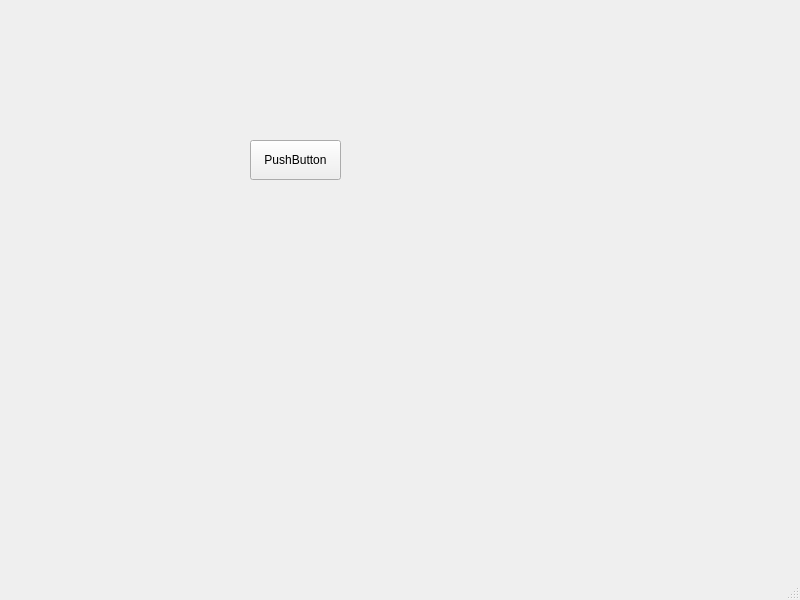
<?xml version="1.0" encoding="UTF-8"?>
<ui version="4.0">
 <class>MainWindow</class>
 <widget class="QMainWindow" name="MainWindow">
  <property name="geometry">
   <rect>
    <x>0</x>
    <y>0</y>
    <width>800</width>
    <height>600</height>
   </rect>
  </property>
  <property name="windowTitle">
   <string>MainWindow</string>
  </property>
  <widget class="QWidget" name="centralwidget">
   <widget class="QPushButton" name="pushButton">
    <property name="geometry">
     <rect>
      <x>250</x>
      <y>140</y>
      <width>91</width>
      <height>40</height>
     </rect>
    </property>
    <property name="text">
     <string>PushButton</string>
    </property>
   </widget>
  </widget>
  <widget class="QMenuBar" name="menubar">
   <property name="geometry">
    <rect>
     <x>0</x>
     <y>0</y>
     <width>800</width>
     <height>37</height>
    </rect>
   </property>
  </widget>
  <widget class="QStatusBar" name="statusbar"/>
 </widget>
 <resources/>
 <connections/>
</ui>
